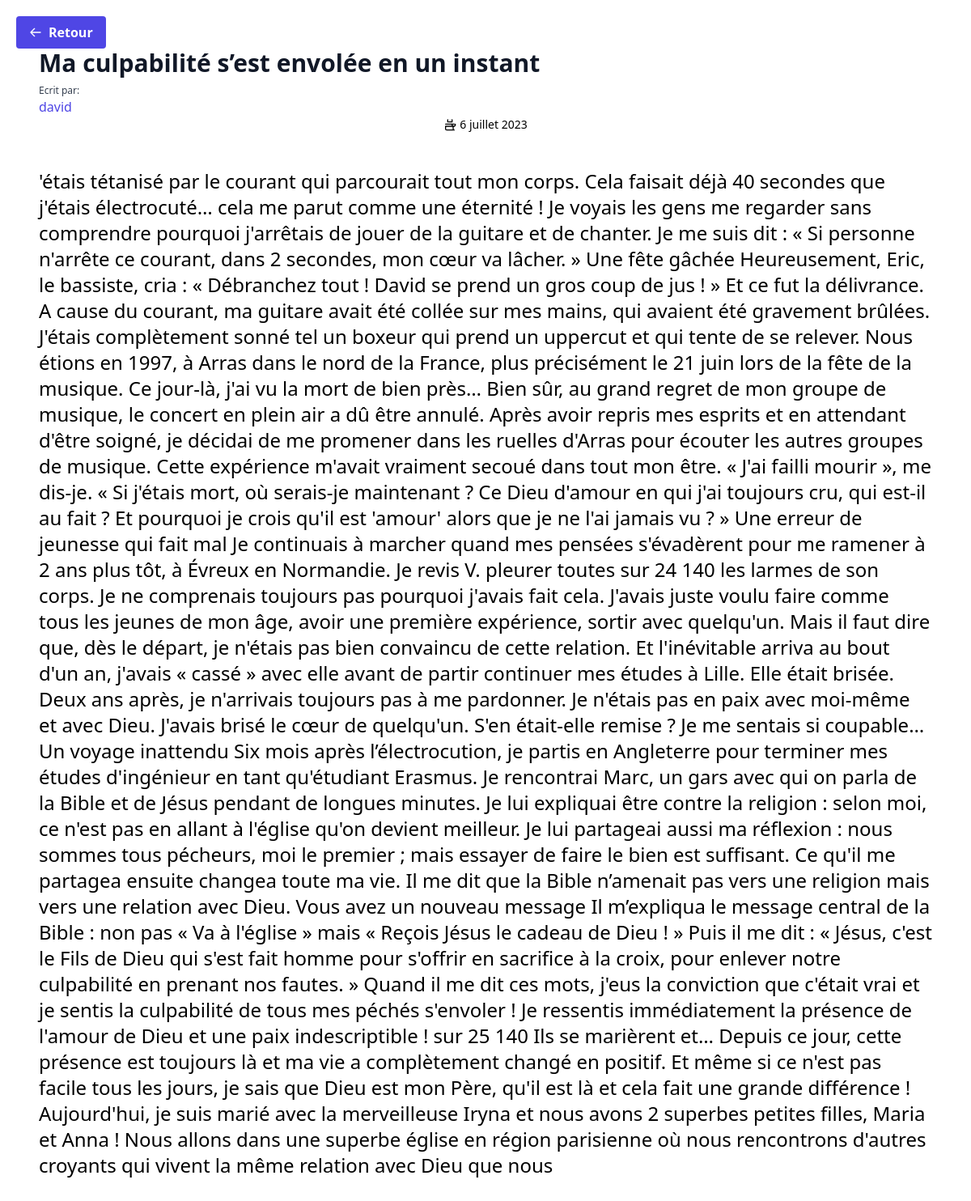
Page /testimonial_detail/testimonial_detail/ma-culpabilite-sest-envolee-en-un-instant on the committed database.
### testimony/models.py (models this page shows, shortened)
class Testimonial(models.Model):
    title = models.CharField(max_length=200, verbose_name="Title", blank=False)
    slug = models.SlugField(null=False, unique=True)  # new
    author_name = models.CharField(max_length=100, verbose_name="Author's Name", blank=False)
    publication_date = models.DateField(verbose_name="Publication Date", blank=False)
    text = models.TextField(verbose_name="Testimonial Text", blank=False)
    is_active = models.BooleanField(default=True)
    class Meta:
        verbose_name = "Témoignage"
        verbose_name_plural = "Témoignages"

### testimony/views.py (the view)
# urls.py: path('testimonial_detail/', include('testimony.urls')),
def testimonial_detail(request, slug):
    testimonial = get_object_or_404(Testimonial, slug=slug)
    return render(request, 'testimonial_detail.html', {'testimonial': testimonial})

### testimony/templates/testimonial_detail.html (shortened to what this page needs)
{% load static tailwind_tags %}
<!DOCTYPE html>
<html lang="fr">
<head>
    {% tailwind_css %}
</head>
<body>
    <div class="max-w-screen-xl mx-auto p-5 sm:p-8 md:p-12 relative ">
        <a href="/#pagination"
        class="fixed top-5 left-5 bg-indigo-600 text-white font-bold py-2 px-4 rounded hover:bg-indigo-700 transition duration-300 flex items-center">
         <svg class="w-4 h-4 mr-2" fill="none" stroke="currentColor" viewBox="0 0 24 24" xmlns="http://www.w3.org/2000/svg">
             <path stroke-linecap="round" stroke-linejoin="round" stroke-width="2" d="M10 19l-7-7m0 0l7-7m-7 7h18"></path>
         </svg>
         Retour
     </a>
        <div class="max-w-2xl mx-auto">
            <div class="mt-3 bg-white rounded-b lg:rounded-b-none lg:rounded-r flex flex-col justify-between leading-normal">
                <div>
                    <h1 href="#" class="text-gray-900 font-bold text-3xl mb-2">{{ testimonial.title }}</h1>
                    <p class="text-gray-700 text-xs mt-2">Ecrit par:
                        <p
                            class="text-indigo-600 font-medium hover:text-gray-900 transition duration-500 ease-in-out">
                            {{ testimonial.author_name }}
                    </p>
                    <p class="flex items-center justify-center text-sm pb-6">
                        <svg class="w-4 h-4 mr-1" fill="none" stroke="currentColor" viewBox="0 0 24 24" xmlns="http://www.w3.org/2000/svg">
                            <path stroke-linecap="round" stroke-linejoin="round" stroke-width="2" d="M8 7V3m8 4V3m-6 4h6m-6 0h6m0 4v1a3 3 0 006 0v-1M4 11h16m-2 4v5a2 2 0 002 2H6a2 2 0 01-2-2v-5h16z"></path>
                        </svg>
                        {{ testimonial.publication_date }}
                    </p>
                    <p class=" text-2xl leading-8 my-5">
                        {{ testimonial.text }}
                    </p>
                </div>
            </div>
        </div>
    </div>
</body>
</html>

### rows in the picture
Testimonial: title "Ma culpabilité s’est envolée en un instant", author_name "david", publication_date "6 juillet 2023", text "'étais tétanisé par le courant qui parcourait tout mon corps. Cela faisait déjà 40 secondes que j'étais électrocuté… cela me parut comme une éternité ! Je voyais les gens me regarder sans comprendre pourquoi j'arrêtais de jouer de la guitare et de chanter. Je me suis dit : « Si personne n'arrête ce courant, dans 2 secondes, mon cœur va lâcher. » Une fête gâchée Heureusement, Eric, le bassiste, cria : « Débranchez tout ! David se prend un gros coup de jus ! » Et ce fut la délivrance. A cause du courant, ma guitare avait été collée sur mes mains, qui avaient été gravement brûlées. J'étais complètement sonné tel un boxeur qui prend un uppercut et qui tente de se relever. Nous étions en 1997, à…"
